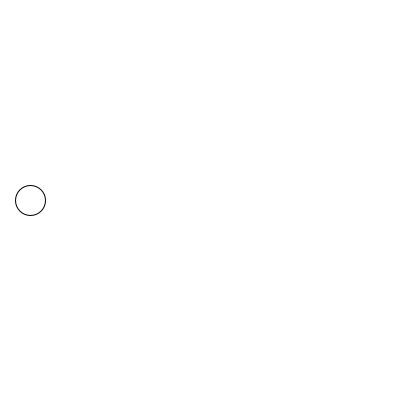
Frame 1 (no input)
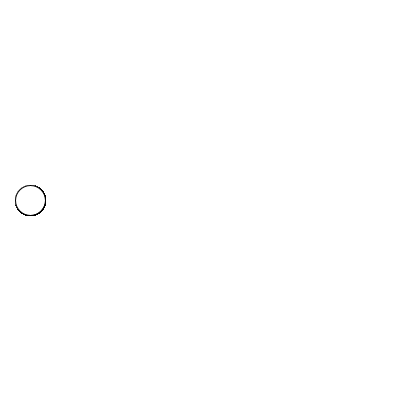
Frame 60 (the mouse pressed at the canvas centre just before this capture)
Frame 120 (the mouse held since frame 60 and released just before this capture): identical to frame 60, image omitted

The Processing sketch that drew these frames (run headless with seeded random() and noise(); from frame 60 on, the mouse is pressed at the canvas centre):

// Processing sketch: scope
// ── scope.pde
int posX = 30;

void setup()
{
  size(400, 400);
  background(255);
}

void draw()
{
  ellipse(posX, height/2, 30, 30);
}
